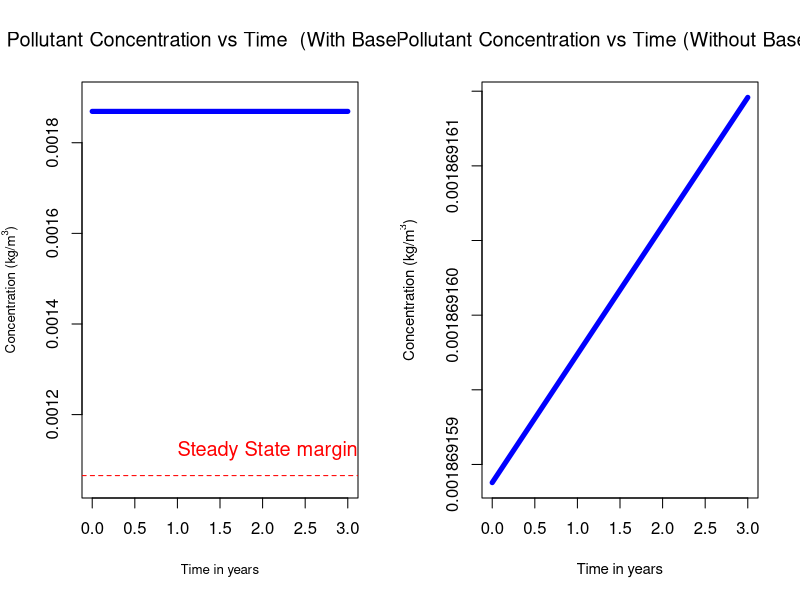

Source code (R):
rm(list = ls()) 

# Defining the parameters
c0 <- 0
c1 <- 0.002
c2 <- 0.001
Q1 <- 7
Q2 <- 100
v <- 100000000

# Define your calculation time grid
t <- seq(0, 3, by = 0.01)         
length(t) # Time in [Year]
c_bar <- (Q1 * c1 + Q2 * c2) / (Q1 + Q2)
c_bar


# Perform your calculation 
c <- (Q1 * c1 + Q2 * c2 + ((Q1 + Q2) * c0 - Q1 * c1 + Q2 * c2) * exp(((Q1 + Q2) * t) / v)) / (Q1 + Q2)
#par(mfrow = c(2, 1))  ## set the layout to be 3 by 3
par(mfrow=c(1,2))

# Plot the result
plot(t, c, type = "l", xlab = "Time in years", 
     ylab = expression(paste("Concentration (kg/m"^3,")")),
     main = expression(paste("Pollutant Concentration vs Time  (With Baseline)")),
     col = "blue", lwd = 5, col.main = "black", col.lab = "black", cex.lab = 0.8,ylim=c(0.00105,0.0019))

# Add the horizontal line y = c_bar
abline(h= c_bar, col = "red", lty = 2)
text(1,0.00111621 ,expression(paste("Steady State margin (C=0.001065421 kg/"*m^3,")")), cex=1.2, pos=4, offset=0,col='red')


plot(t, c, type = "l", xlab = "Time in years", 
     ylab = expression(paste("Concentration (kg/m"^3,")")),
     main = expression(paste("Pollutant Concentration vs Time (Without Baseline)")),
     col = "blue", lwd = 5, col.main = "black", col.lab = "black", cex.lab = 0.9)
